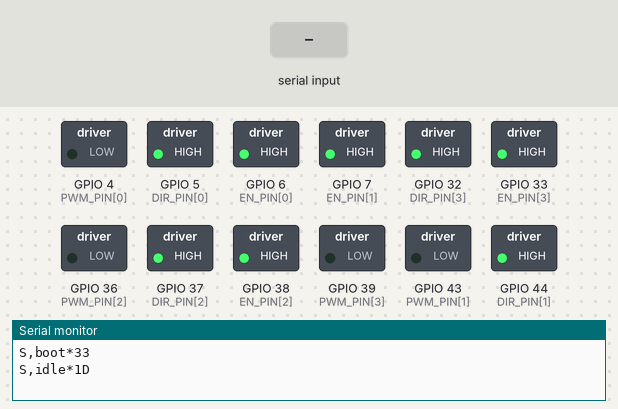
This sketch was run on a simulated ESP32. Parts: switched loads named in the sketch (green lamp = pin HIGH), the last lines printed to the serial monitor. The inputs (shaded band) are chosen by the test bench.

Above: at 1.2 s.
1.3 s: "T90\n" received over Serial
At 2.4 s:
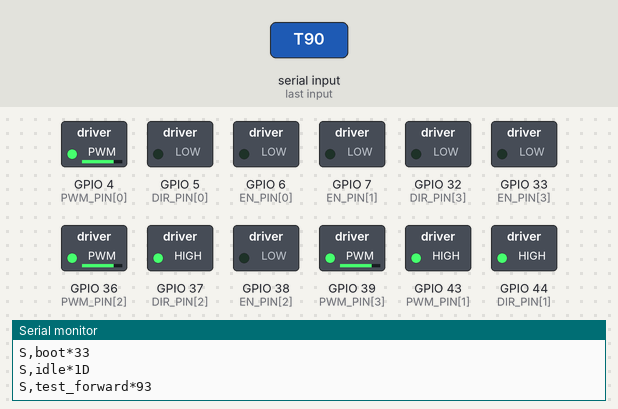
2.9 s: "T,45\n" received over Serial
At 3.7 s:
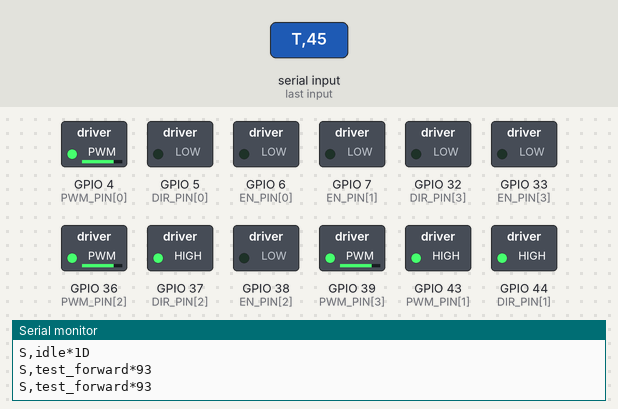
4.4 s: "T\n" received over Serial
At 8.7 s:
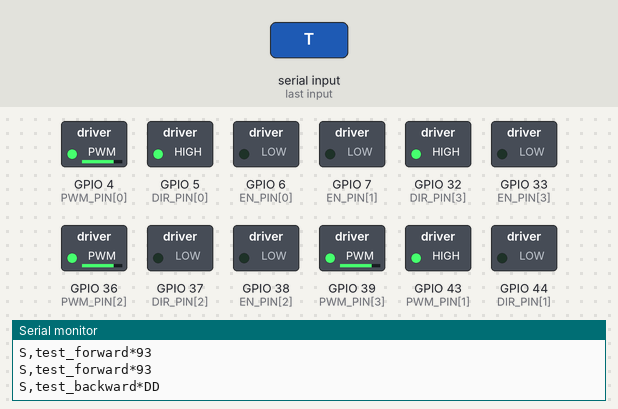
Timing chart, 0 to 23.7 s (numbered marks = the images above; inputs shaded):
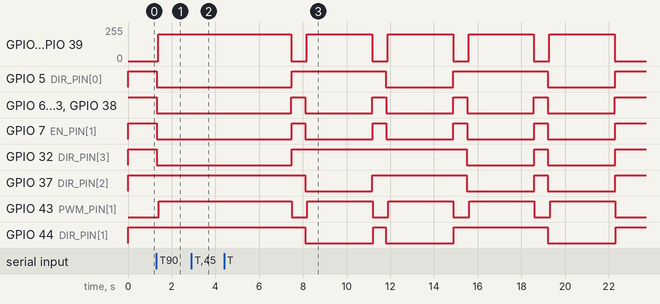

The sketch:

omnibot_stm32.ino
```cpp
/* ======================================================================
 *  OmniBot — STM32 motor-controller firmware
 *  Target : ST NUCLEO-F411RE   (Arduino IDE + "STM32 MCU based boards" core)
 *  Drives : 2x AM-DC2-2D dual DC motor drivers  ->  4-wheel omni base
 *
 *  [변경] 전후좌우 동작이 확인된 데모 코드 기준으로 핀, EN 극성, 방향 부호,
 *         횡이동 패턴, PWM 속도를 맞춘 버전.
 *
 *  ---------------------------------------------------------------------
 *  ARDUINO IDE SETUP
 *    1. Boards Manager -> install "STM32 MCU based boards" (STMicroelectronics)
 *    2. Tools > Board             : "Nucleo-64"
 *       Tools > Board part number : "Nucleo F411RE"
 *       Tools > U(S)ART support   : "Enabled (generic 'Serial')"
 *       Tools > Upload method     : "STM32CubeProgrammer (SWD)"  (or Mass Storage)
 *    3. Port: the ST-LINK Virtual COM Port. On the Raspberry Pi this enumerates
 *       as /dev/ttyACM0 (set ROBOT_UART_PORT in the backend .env). Baud 115200.
 *
 *  ---------------------------------------------------------------------
 *  WIRING   (same as the verified demo sketch)
 *  +--------+-----+-----+-----+---------------------------+
 *  | motor  | PWM | DIR | EN  | AM-DC2-2D driver / chan   |
 *  +--------+-----+-----+-----+---------------------------+
 *  | M0     | D3  | D4  | D5  | #1 (front)  channel 1     |
 *  | M1     | D6  | D7  | D8  | #1 (front)  channel 2     |
 *  | M2     | A0  | A1  | A2  | #2 (rear)   channel 1     |
 *  | M3     | A3  | A4  | A5  | #2 (rear)   channel 2     |
 *  +--------+-----+-----+-----+---------------------------+
 *  - AM-DC2-2D enable input is active-LOW (/Enable): LOW = channel ON.
 *  - Tie the grounds of the Nucleo, both drivers and the motor battery together.
 *  - Never power the motors from the Nucleo 5V rail.
 *
 *  ---------------------------------------------------------------------
 *  SERIAL PROTOCOL   (must match robot/stm32.py)
 *    frame = "<payload>*<HH>\n"       HH = (sum of payload bytes) & 0xFF, hex
 *    Pi  -> STM32 :  A,1 | A,0 | V,<vx>,<vy>,<wz> | H | T
 *    STM32 -> Pi  :  S,<state> | B,<volts> | E,<msg> | O,<x>,<y>,<yaw>
 *      vx  forward(+) / back(-)      m/s   (|vx| <= MAX_LINEAR)
 *      vy  left(+)    / right(-)     m/s   (|vy| <= MAX_LINEAR)
 *      wz  ccw/left(+)/ cw/right(-)  rad/s (|wz| <= MAX_ANGULAR)
 *    A frame typed by hand in the Serial Monitor may omit "*HH" — the
 *    checksum is only verified when a '*' is present.
 *
 *  ---------------------------------------------------------------------
 *  [추가] SELF TEST  (시리얼 모니터 115200, 줄 끝 "Newline")
 *    T  입력  ->  전진 / 후진 / 좌이동 / 우이동 / 제자리 좌회전을 3초씩
 *                 데모와 같은 속도(PWM 200, M1은 255)로 실행하고 멈춘다.
 *                 워치독과 상관없이 끝까지 돈다. 중간에 멈추려면 A,0
 *    제자리 좌회전(반시계)은 데모에 없던 동작이라 여기서 방향을 확인할 것.
 *    반대로(시계 방향) 돌면 WHEEL_MIX의 wz 열 부호를 전부 뒤집으면 된다.
 * ==================================================================== */

#include <string.h>
#include <stdlib.h>
#include <math.h>

// ---------------------------------------------------------------------
//  Configuration
// ---------------------------------------------------------------------
#define N_MOTORS      4

// [변경] 데모 코드와 동일한 핀 배치
const uint8_t PWM_PIN[N_MOTORS] = { D3,  D6,  A0,  A3  };
const uint8_t DIR_PIN[N_MOTORS] = { D4,  D7,  A1,  A4  };
const uint8_t EN_PIN [N_MOTORS] = { D5,  D8,  A2,  A5  };

// [변경] 데모의 전진 패턴(M0 REV, M1 FWD, M2 FWD, M3 REV)에서 가져온 방향 부호
int8_t MOTOR_SIGN[N_MOTORS]     = { -1,  +1,  +1,  -1  };

// AM-DC2-2D logic levels (데모와 동일: /Enable = LOW일 때 동작)
#define EN_ACTIVE     LOW
#define DIR_POS       HIGH        // DIR level for "positive" wheel rotation
#define DIR_NEG       LOW

// Kinematic limits — keep in sync with config.py.
#define MAX_LINEAR    0.5f        // ROBOT_MAX_LINEAR_SPEED  (m/s)
#define MAX_ANGULAR   1.0f        // ROBOT_MAX_ANGULAR_SPEED (rad/s)
#define ROT_GAIN      1.0f        // extra scale on the wz term; tune on the bench

// Wheel mixing. Rows = M0..M3, cols = vx, vy, wz.
// Values are in "wheel forward" units (MOTOR_SIGN is applied afterwards).
// [변경] vy 열은 데모의 좌이동 패턴(M0 REV, M1 REV, M2 FWD, M3 FWD)을 그대로 옮긴 것.
//        wz 열은 그 패턴에서 유도한 값이라 SELF TEST의 좌회전으로 확인할 것.
const float WHEEL_MIX[N_MOTORS][3] = {
  { +1.f, +1.f, +1.f },   // M0 (front)
  { +1.f, -1.f, -1.f },   // M1 (front)
  { +1.f, +1.f, -1.f },   // M2 (rear)
  { +1.f, -1.f, +1.f },   // M3 (rear)
};

// PWM shaping.
#define PWM_FREQ_HZ   20000      // 데모와 동일
#define PWM_BITS      8          // analogWrite range 0..255
#define PWM_MAX       255
// [변경] 명령 크기(0~1)를 PWM_START ~ PWM_TOP 구간으로 매핑한다.
//        예전처럼 0부터 선형으로 매핑하면 V,0.2(40%)나 순항(30%)에서 듀티가 너무 낮다.
//        최대 명령(|v| = MAX)일 때 데모와 똑같은 PWM이 나온다.
//        저속에서 여전히 안 도는 바퀴가 있으면 PWM_START를 올릴 것.
#define PWM_START     150
const int PWM_TOP[N_MOTORS] = { 200, 255, 200, 200 };   // 데모 RUN_SPEED / RUN_SPEED_M1
#define CMD_DEADZONE  0.02f      // |command| below this -> wheel off
#define PWM_MIN       28         // deadband during ramps
#define SLEW_STEP     12         // max |PWM| change per control tick (soft start/stop)

// Timing.
#define CONTROL_HZ    200        // motor update rate
#define CMD_TIMEOUT_MS 500       // no V/H within this -> coast to stop (Pi watchdog)
#define STATUS_MS     1000       // S,<state> heartbeat back to the Pi
#define BATT_MS       2000
#define SERIAL_BAUD   115200

// [추가] SELF TEST timing
#define TEST_STEP_MS  3000
#define TEST_GAP_MS   700

// Battery monitoring — set to 1 once a divider is wired to BATT_PIN.
#define ENABLE_BATTERY 0
#define BATT_PIN       PC2       // A0 is used for M2 PWM
#define BATT_DIVIDER   11.0f     // (R_top + R_bottom) / R_bottom
#define ADC_VREF       3.3f
#define ADC_MAX        4095.0f   // 12-bit

// Wheel odometry — set to 1 ONLY if quadrature encoders are wired.
#define USE_ENCODERS   0

// ---------------------------------------------------------------------
//  State
// ---------------------------------------------------------------------
bool     g_armed    = false;     // A,1 / A,0
bool     g_linkOk   = false;     // a valid frame arrived within CMD_TIMEOUT_MS
float    g_vx = 0, g_vy = 0, g_wz = 0;
uint32_t g_lastRxMs = 0;
int      g_pwm[N_MOTORS] = { 0, 0, 0, 0 };        // current signed PWM (after slew)
int      g_pwmWritten[N_MOTORS] = { -1, -1, -1, -1 };  // last value sent to analogWrite

char     g_buf[80];
uint8_t  g_bufLen = 0;

struct TestStep { const char *status; float vx, vy, wz; };
const TestStep TEST_STEPS[] = {
  { "S,test_forward",    +MAX_LINEAR, 0.f, 0.f },
  { "S,test_backward",   -MAX_LINEAR, 0.f, 0.f },
  { "S,test_left",       0.f, +MAX_LINEAR, 0.f },
  { "S,test_right",      0.f, -MAX_LINEAR, 0.f },
  { "S,test_rotate_ccw", 0.f, 0.f, +MAX_ANGULAR },
};
const int N_TEST_STEPS = sizeof(TEST_STEPS) / sizeof(TEST_STEPS[0]);
int      g_testIdx = -1;         // -1 = not running
uint32_t g_testT0  = 0;

// ---------------------------------------------------------------------
//  Framing helpers
// ---------------------------------------------------------------------
static uint8_t payloadChecksum(const char *s, size_t n) {
  uint16_t sum = 0;
  for (size_t i = 0; i < n; ++i) sum += (uint8_t)s[i];
  return (uint8_t)(sum & 0xFF);
}

// Send "<payload>*<HH>\n" with an uppercase-hex checksum (as robot/stm32.py does).
static void emit(const String &payload) {
  uint8_t cs = payloadChecksum(payload.c_str(), payload.length());
  char tail[6];
  snprintf(tail, sizeof(tail), "*%02X", cs);
  Serial.print(payload);
  Serial.print(tail);
  Serial.print('\n');
}

// ---------------------------------------------------------------------
//  Motor output
// ---------------------------------------------------------------------
// Only touch the timer when the duty actually changes.
static void setPwm(int i, int value) {
  if (value != g_pwmWritten[i]) {
    analogWrite(PWM_PIN[i], value);
    g_pwmWritten[i] = value;
  }
}

static void writeMotor(int i, int signedPwm) {
  int mag = abs(signedPwm);
  if (mag < PWM_MIN) mag = 0;
  bool live = g_armed && g_linkOk && mag > 0;

  digitalWrite(DIR_PIN[i], (signedPwm >= 0) ? DIR_POS : DIR_NEG);
  digitalWrite(EN_PIN[i], live ? EN_ACTIVE : !EN_ACTIVE);
  setPwm(i, live ? mag : 0);
}

static void hardStop() {
  for (int i = 0; i < N_MOTORS; ++i) {
    g_pwm[i] = 0;
    digitalWrite(EN_PIN[i], !EN_ACTIVE);
    setPwm(i, 0);
  }
}

// Normalised wheel command (-1..1, already signed) -> signed PWM.
static int commandToPwm(int i, float t) {
  float a = fabsf(t);
  if (a < CMD_DEADZONE) return 0;
  if (a > 1.f) a = 1.f;
  int mag = (int)lroundf(PWM_START + (PWM_TOP[i] - PWM_START) * a);
  return (t >= 0.f) ? mag : -mag;
}

// One control tick: mix the body twist into wheel commands, slew-limit, apply.
static void updateMotors() {
  float target[N_MOTORS];

  if (g_armed && g_linkOk) {
    const float nx = constrain(g_vx / MAX_LINEAR,  -1.f, 1.f);
    const float ny = constrain(g_vy / MAX_LINEAR,  -1.f, 1.f);
    const float nw = constrain(g_wz / MAX_ANGULAR, -1.f, 1.f) * ROT_GAIN;

    float peak = 1.f;
    for (int i = 0; i < N_MOTORS; ++i) {
      target[i] = WHEEL_MIX[i][0] * nx + WHEEL_MIX[i][1] * ny + WHEEL_MIX[i][2] * nw;
      peak = max(peak, fabsf(target[i]));
    }
    for (int i = 0; i < N_MOTORS; ++i) target[i] /= peak;   // keep every wheel within unity
  } else {
    for (int i = 0; i < N_MOTORS; ++i) target[i] = 0.f;
  }

  for (int i = 0; i < N_MOTORS; ++i) {
    int want = commandToPwm(i, target[i] * MOTOR_SIGN[i]);
    int cur  = g_pwm[i];
    if      (want > cur + SLEW_STEP) cur += SLEW_STEP;
    else if (want < cur - SLEW_STEP) cur -= SLEW_STEP;
    else                             cur  = want;
    g_pwm[i] = cur;
    writeMotor(i, cur);
  }
}

// ---------------------------------------------------------------------
//  Self test (T)
// ---------------------------------------------------------------------
static void stopSelfTest() {
  g_testIdx = -1;
}

static void startSelfTest() {
  g_testIdx = 0;
  g_testT0  = millis();
  g_armed   = true;
  emit(TEST_STEPS[0].status);
}

static void runSelfTest(uint32_t now) {
  if (g_testIdx < 0) return;

  // keep the watchdog satisfied while the test runs
  g_lastRxMs = now;
  g_linkOk   = true;
  g_armed    = true;

  uint32_t elapsed = now - g_testT0;
  if (elapsed >= (uint32_t)(TEST_STEP_MS + TEST_GAP_MS)) {
    ++g_testIdx;
    g_testT0 = now;
    elapsed  = 0;
    if (g_testIdx >= N_TEST_STEPS) {
      stopSelfTest();
      g_armed = false;
      g_vx = g_vy = g_wz = 0;
      hardStop();
      emit("S,test_done");
      return;
    }
    emit(TEST_STEPS[g_testIdx].status);
  }

  if (elapsed < TEST_STEP_MS) {
    g_vx = TEST_STEPS[g_testIdx].vx;
    g_vy = TEST_STEPS[g_testIdx].vy;
    g_wz = TEST_STEPS[g_testIdx].wz;
  } else {
    g_vx = g_vy = g_wz = 0;      // short pause between steps
  }
}

// ---------------------------------------------------------------------
//  Command handling
// ---------------------------------------------------------------------
static void handleCommand(char *p) {
  g_lastRxMs = millis();
  g_linkOk   = true;

  switch (p[0]) {
    case 'H':                                   // heartbeat / watchdog ping
      return;

    case 'T':                                   // bench self test
      startSelfTest();
      return;

    case 'A':                                   // A,1 / A,0
      if (p[1] == ',' && p[2] == '1') {
        g_armed = true;
        emit("S,armed");
      } else {
        stopSelfTest();
        g_armed = false;
        g_vx = g_vy = g_wz = 0;
        hardStop();
        emit("S,idle");
      }
      return;

    case 'V': {                                 // V,<vx>,<vy>,<wz>
      if (p[1] != ',') { emit("E,badframe"); return; }
      char *s = p + 2;
      float vx = strtod(s, &s); if (*s == ',') ++s;
      float vy = strtod(s, &s); if (*s == ',') ++s;
      float wz = strtod(s, &s);
      g_vx = constrain(vx, -MAX_LINEAR,  MAX_LINEAR);
      g_vy = constrain(vy, -MAX_LINEAR,  MAX_LINEAR);
      g_wz = constrain(wz, -MAX_ANGULAR, MAX_ANGULAR);
      return;
    }

    default:
      emit("E,unknown");
      return;
  }
}

// Split "<payload>*<HH>", verify the checksum when present, then dispatch.
static void handleLine(char *line) {
  char *star = strrchr(line, '*');
  if (star) {
    *star = '\0';
    uint8_t want = (uint8_t)strtol(star + 1, nullptr, 16);
    if (want != payloadChecksum(line, strlen(line))) {
      emit("E,checksum");
      return;
    }
  }
  if (line[0] != '\0') handleCommand(line);
}

static void pumpSerial() {
  while (Serial.available() > 0) {
    char c = (char)Serial.read();
    if (c == '\n' || c == '\r') {
      g_buf[g_bufLen] = '\0';
      if (g_bufLen > 0) handleLine(g_buf);
      g_bufLen = 0;
    } else if (g_bufLen < sizeof(g_buf) - 1) {
      g_buf[g_bufLen++] = c;
    } else {
      g_bufLen = 0;                 // overflow — drop the runaway line
      emit("E,overflow");
    }
  }
}

// ---------------------------------------------------------------------
//  Telemetry
// ---------------------------------------------------------------------
#if ENABLE_BATTERY
static void sendBattery() {
  int raw = analogRead(BATT_PIN);
  float volts = (raw / ADC_MAX) * ADC_VREF * BATT_DIVIDER;
  emit(String("B,") + String(volts, 2));
}
#endif

#if USE_ENCODERS
volatile long g_ticks[N_MOTORS] = {0, 0, 0, 0};
float g_px = 0, g_py = 0, g_pyaw = 0;

static void updateOdometry() {
  // TODO: convert per-wheel tick deltas -> body twist -> integrate g_px/py/pyaw
}
static void sendOdometry() {
  emit(String("O,") + String(g_px, 3) + "," + String(g_py, 3) + "," + String(g_pyaw, 3));
}
#endif

// ---------------------------------------------------------------------
//  Arduino entry points
// ---------------------------------------------------------------------
void setup() {
  Serial.begin(SERIAL_BAUD);

  analogWriteResolution(PWM_BITS);
  analogWriteFrequency(PWM_FREQ_HZ);
#if ENABLE_BATTERY
  analogReadResolution(12);
#endif

  // Disable every channel first, then set DIR / PWM (no twitch on boot).
  for (int i = 0; i < N_MOTORS; ++i) {
    pinMode(EN_PIN[i], OUTPUT);
    digitalWrite(EN_PIN[i], !EN_ACTIVE);
  }
  for (int i = 0; i < N_MOTORS; ++i) {
    pinMode(DIR_PIN[i], OUTPUT);
    pinMode(PWM_PIN[i], OUTPUT);
    digitalWrite(DIR_PIN[i], DIR_POS);
    setPwm(i, 0);
  }

  g_lastRxMs = millis();
  emit("S,boot");
}

void loop() {
  pumpSerial();

  const uint32_t now = millis();
  runSelfTest(now);

  // Comms watchdog: the Pi refreshes V at 4-7 Hz and H at 1 Hz. If both stop,
  // coast the wheels to a halt but stay armed so motion resumes on reconnect.
  if (g_linkOk && (now - g_lastRxMs > CMD_TIMEOUT_MS)) {
    g_linkOk = false;
    g_vx = g_vy = g_wz = 0;
  }

  static uint32_t tCtrl = 0;
  if (now - tCtrl >= (1000UL / CONTROL_HZ)) {
    tCtrl = now;
#if USE_ENCODERS
    updateOdometry();
#endif
    updateMotors();
  }

  static uint32_t tStat = 0;
  if (now - tStat >= STATUS_MS) {
    tStat = now;
    if (g_testIdx < 0) {
      emit(g_armed ? (g_linkOk ? "S,armed" : "S,armed_nolink") : "S,idle");
    }
#if USE_ENCODERS
    sendOdometry();
#endif
  }

#if ENABLE_BATTERY
  static uint32_t tBatt = 0;
  if (now - tBatt >= BATT_MS) { tBatt = now; sendBattery(); }
#endif
}
```

Measured:
- after the input at 1.3 s, GPIO 4 (PWM_PIN[0]), GPIO 36 (PWM_PIN[2]), GPIO 39 (PWM_PIN[3]): 0/255 → 200/255 after 0.08 s; GPIO 5 (DIR_PIN[0]), GPIO 6 (EN_PIN[0]), GPIO 7 (EN_PIN[1]), GPIO 32 (DIR_PIN[3]), GPIO 33 (EN_PIN[3]), GPIO 38 (EN_PIN[2]): HIGH → LOW at once; GPIO 43 (PWM_PIN[1]): LOW → HIGH after 0.11 s
- after the input at 2.9 s, GPIO 4 (PWM_PIN[0]): stays 200/255 (without the input it goes to 0/255 after 1.5 s); GPIO 5 (DIR_PIN[0]): stays LOW (without the input it goes to HIGH after 1.5 s)
